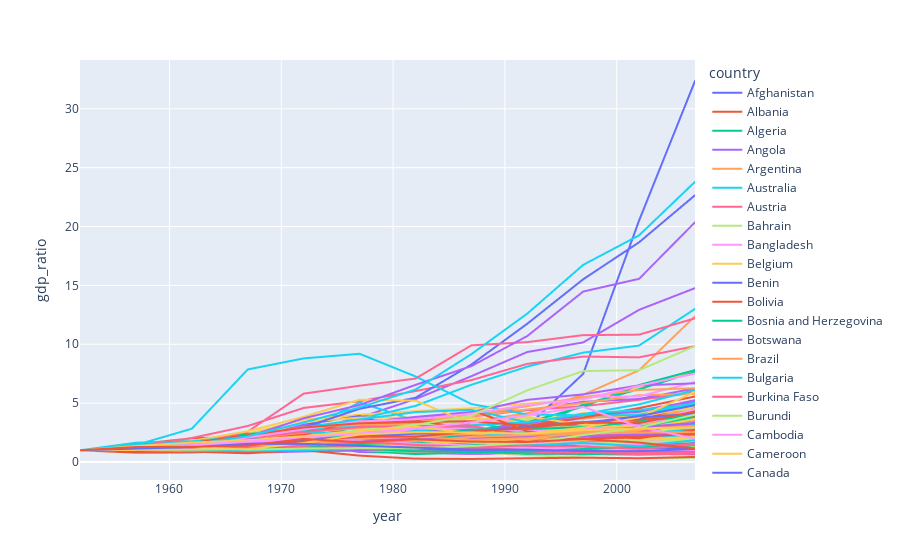

Write notebook code for a chart like this one.
### Code cell
px.line(gapminder_with_gdp_ratio, x='year', y='gdp_ratio', color='country')
